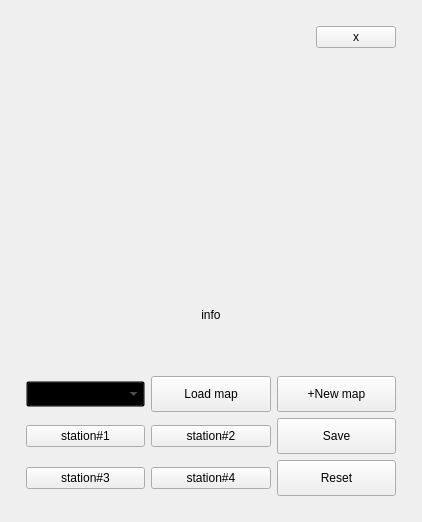
         <widget class="QWidget" name="setting_page">
          <layout class="QVBoxLayout" name="verticalLayout_4">
           <item alignment="Qt::AlignHCenter|Qt::AlignVCenter">
            <widget class="QFrame" name="settings_frame">
             <property name="minimumSize">
              <size>
               <width>400</width>
               <height>500</height>
              </size>
             </property>
             <property name="frameShape">
              <enum>QFrame::NoFrame</enum>
             </property>
             <property name="frameShadow">
              <enum>QFrame::Raised</enum>
             </property>
             <layout class="QVBoxLayout" name="verticalLayout_5">
              <property name="leftMargin">
               <number>15</number>
              </property>
              <property name="topMargin">
               <number>15</number>
              </property>
              <property name="rightMargin">
               <number>15</number>
              </property>
              <property name="bottomMargin">
               <number>15</number>
              </property>
              <item>
               <widget class="QFrame" name="frame_3">
                <property name="minimumSize">
                 <size>
                  <width>0</width>
                  <height>0</height>
                 </size>
                </property>
                <property name="frameShape">
                 <enum>QFrame::NoFrame</enum>
                </property>
                <property name="frameShadow">
                 <enum>QFrame::Raised</enum>
                </property>
                <layout class="QVBoxLayout" name="verticalLayout_3">
                 <property name="leftMargin">
                  <number>0</number>
                 </property>
                 <property name="topMargin">
                  <number>0</number>
                 </property>
                 <property name="rightMargin">
                  <number>0</number>
                 </property>
                 <property name="bottomMargin">
                  <number>0</number>
                 </property>
                 <item alignment="Qt::AlignRight">
                  <widget class="QPushButton" name="close_settings">
                   <property name="text">
                    <string>x</string>
                   </property>
                  </widget>
                 </item>
                 <item>
                  <widget class="QLabel" name="settings_png">
                   <property name="minimumSize">
                    <size>
                     <width>0</width>
                     <height>200</height>
                    </size>
                   </property>
                   <property name="styleSheet">
                    <string notr="true">image: url(:/images/resources/setting.png);</string>
                   </property>
                   <property name="text">
                    <string/>
                   </property>
                  </widget>
                 </item>
                 <item>
                  <widget class="QLabel" name="settings_info">
                   <property name="text">
                    <string>info</string>
                   </property>
                   <property name="alignment">
                    <set>Qt::AlignCenter</set>
                   </property>
                  </widget>
                 </item>
                 <item>
                  <layout class="QHBoxLayout" name="horizontalLayout_5">
                   <item>
                    <widget class="QComboBox" name="maps_line">
                     <property name="minimumSize">
                      <size>
                       <width>0</width>
                       <height>26</height>
                      </size>
                     </property>
                     <property name="styleSheet">
                      <string notr="true">background-color: transparent;
color: #72777a;</string>
                     </property>
                    </widget>
                   </item>
                   <item>
                    <widget class="QPushButton" name="load_map">
                     <property name="minimumSize">
                      <size>
                       <width>0</width>
                       <height>36</height>
                      </size>
                     </property>
                     <property name="styleSheet">
                      <string notr="true"/>
                     </property>
                     <property name="text">
                      <string>Load map</string>
                     </property>
                    </widget>
                   </item>
                   <item>
                    <widget class="QPushButton" name="new_map">
                     <property name="minimumSize">
                      <size>
                       <width>0</width>
                       <height>36</height>
                      </size>
                     </property>
                     <property name="text">
                      <string>+New map</string>
                     </property>
                    </widget>
                   </item>
                  </layout>
                 </item>
                 <item>
                  <layout class="QGridLayout" name="settings_gridlayout">
                   <item row="0" column="0">
                    <widget class="QPushButton" name="station_01">
                     <property name="text">
                      <string>station#1</string>
                     </property>
                    </widget>
                   </item>
                   <item row="0" column="1">
                    <widget class="QPushButton" name="station_02">
                     <property name="text">
                      <string>station#2</string>
                     </property>
                    </widget>
                   </item>
                   <item row="0" column="2">
                    <widget class="QPushButton" name="save_btn">
                     <property name="minimumSize">
                      <size>
                       <width>0</width>
                       <height>36</height>
                      </size>
                     </property>
                     <property name="text">
                      <string>Save</string>
                     </property>
                    </widget>
                   </item>
                   <item row="1" column="0">
                    <widget class="QPushButton" name="station_03">
                     <property name="text">
                      <string>station#3</string>
                     </property>
                    </widget>
                   </item>
                   <item row="1" column="1">
                    <widget class="QPushButton" name="station_04">
                     <property name="text">
                      <string>station#4</string>
                     </property>
                    </widget>
                   </item>
                   <item row="1" column="2">
                    <widget class="QPushButton" name="reset_btn">
                     <property name="minimumSize">
                      <size>
                       <width>0</width>
                       <height>36</height>
                      </size>
                     </property>
                     <property name="text">
                      <string>Reset</string>
                     </property>
                    </widget>
                   </item>
                  </layout>
                 </item>
                </layout>
               </widget>
              </item>
             </layout>
            </widget>
           </item>
          </layout>
         </widget>
